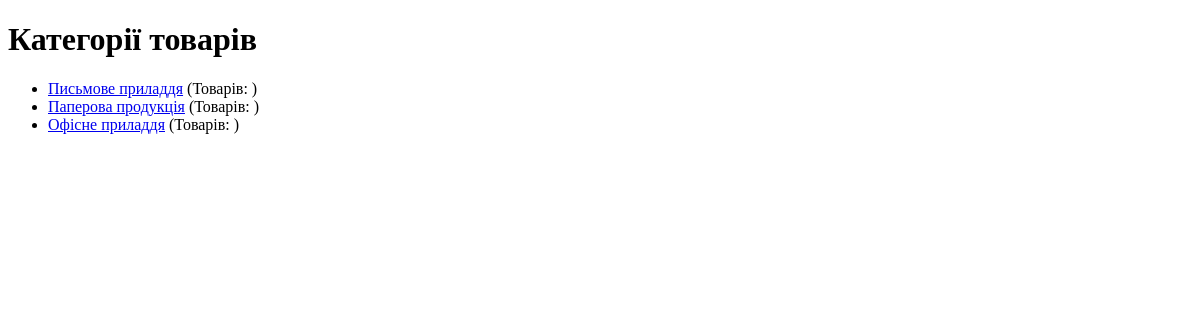
The page /categories/ on the database as committed earlier.
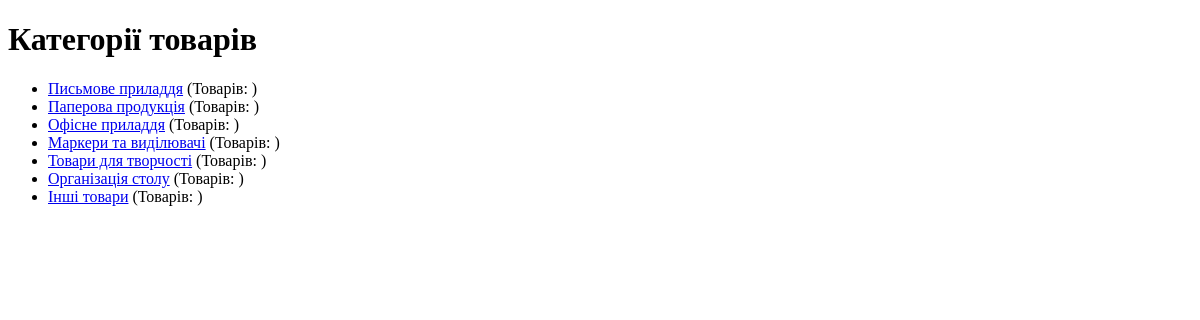
The same page on the database as committed later.
### storeapp/models.py (models this page shows, shortened)
class Category(models.Model):
    title = models.CharField(max_length=180)
    def get_absolute_url(self):
        return reverse('storeapp:category_detail', args=[str(self.id)])

### storeapp/views.py (the view)
# urls.py: path("categories/", CategoryListView.as_view(), name="category_list"),
class CategoryListView(ListView):
    model = Category
    template_name = "storeapp/Category/Category_List.html"
    context_object_name = "categories"

### templates/storeapp/Category/Category_List.html (shortened to what this page needs)
<!DOCTYPE html>
<html lang="en">
<head>
</head>
<body>
<h1>Категорії товарів</h1>
<ul>
  {% for category in categories %}
    <li>
      <a href="{{ category.get_absolute_url }}">{{ category.title }}</a>
      (Товарів: {{ category.product_count }})
    </li>
  {% endfor %}
</ul>
</body>
</html>

Rows that differ between the two databases and show on the page:
added Category: title "Маркери та виділювачі"
added Category: title "Товари для творчості"
added Category: title "Організація столу"
added Category: title "Інші товари"
